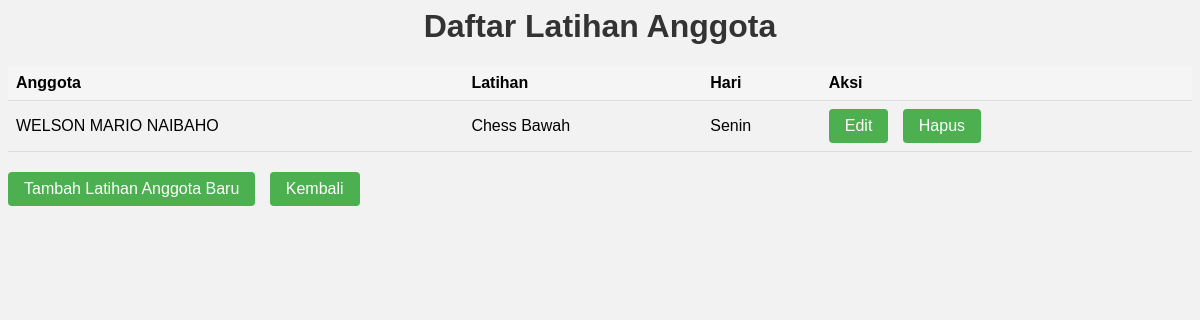
/views/latihan_anggota, run on the app's committed database.
### tables this page shows
CREATE TABLE `latihan_anggota` (
  `id_latihan_anggota` int(11) NOT NULL,
  `id_anggota` int(11) NOT NULL,
  `id_latihan` int(11) NOT NULL,
  `hari` enum('Senin','Selasa','Rabu','Kamis','Jumat') NOT NULL
);

CREATE TABLE `anggota` (
  `id_anggota` int(11) NOT NULL,
  `nama` varchar(50) NOT NULL,
  `jenis_kelamin` enum('Laki-laki','Perempuan') NOT NULL,
  `tanggal_lahir` date NOT NULL,
  `alamat` varchar(100) NOT NULL,
  `telepon` int(15) DEFAULT NULL
);

CREATE TABLE `latihan` (
  `id_latihan` int(11) NOT NULL,
  `nama` varchar(50) NOT NULL,
  `deskripsi` text NOT NULL,
  `nama_alat` varchar(100) NOT NULL
);

### models/Latihan_Anggota.php (called while the page is built, shortened)
<?php
class Latihan_Anggota {
    private $conn;
    public function __construct($conn) {
        $this->conn = $conn;
    }
    public function getAllLatihanAnggota() {
        $sql = "SELECT * FROM Latihan_Anggota lg JOIN latihan l ON lg.id_latihan = l.id_latihan JOIN anggota ag ON lg.id_anggota = ag.id_anggota";
        $result = $this->conn->query($sql);
        $latihan_anggota = [];
        if ($result->num_rows > 0) {
            while ($row = $result->fetch_assoc()) {
                $latihan_anggota[] = $row;
            }
        }
        return $latihan_anggota;
    }
}
?>

### models/Anggota.php (called while the page is built, shortened)
<?php
class Anggota
{
    private $conn;
    public function __construct($conn)
    {
        $this->conn = $conn;
    }
    public function getAnggotaById($id)
    {
        $sql = "SELECT * FROM Anggota WHERE id_anggota = '$id'";
        $result = $this->conn->query($sql);
        if ($result->num_rows === 1) {
            return $result->fetch_assoc();
        } else {
            return null;
        }
    }
}

### models/Latihan.php (called while the page is built, shortened)
<?php
class Latihan {
    private $conn;
    public function __construct($conn) {
        $this->conn = $conn;
    }
    public function getLatihanById($id) {
        $sql = "SELECT * FROM Latihan WHERE id_latihan = '$id'";
        $result = $this->conn->query($sql);
        if ($result->num_rows > 0) {
            $row = $result->fetch_assoc();
            return $row;
        } else {
            return null;
        }
    }
}

### views/latihan_anggota/index.php (the view, shortened to what this page needs)
<?php
require_once './../../koneksi.php';
require_once './../../models/Latihan_Anggota.php';
require_once './../../models/Anggota.php';
require_once './../../models/Latihan.php';
$latihanAnggotaModel = new Latihan_Anggota($conn);
$anggotaModel = new Anggota($conn);
$latihanModel = new Latihan($conn);
$latihanAnggotaList = $latihanAnggotaModel->getAllLatihanAnggota();
?>
<!DOCTYPE html>
<html>
<head>
</head>
<body>
    <h1>Daftar Latihan Anggota</h1>
    <table>
        <tr>
            <th>Anggota</th>
            <th>Latihan</th>
            <th>Hari</th>
            <th>Aksi</th>
        </tr>
        <?php foreach ($latihanAnggotaList as $latihanAnggota) {
            $id_anggota = $latihanAnggota['id_anggota'];
            $id_latihan = $latihanAnggota['id_latihan'];
            $anggota = $anggotaModel->getAnggotaById($id_anggota);
            $latihan = $latihanModel->getLatihanById($id_latihan);
            if ($anggota && $latihan) {
                $nama_anggota = $anggota['nama'];
                $nama_latihan = $latihan['nama'];
            } else {
                $nama_anggota = 'Tidak ditemukan';
                $nama_latihan = 'Tidak ditemukan';
            }
        ?>
            <tr>
                <td><?php echo $nama_anggota; ?></td>
                <td><?php echo $nama_latihan; ?></td>
                <td><?php echo $latihanAnggota['hari']; ?></td>
                <td>
                    <a href="edit.php?id=<?php echo $latihanAnggota['id_latihan_anggota']; ?>">Edit</a>
                    <a href="delete.php?id=<?php echo $latihanAnggota['id_latihan_anggota']; ?>"class="delete-link" onclick="return confirmDelete()">Hapus</a>
                </td>
            </tr>
        <?php } ?>
    </table>
    <a href="create.php">Tambah Latihan Anggota Baru</a>
    <a href="./../../index.php">Kembali</a>
</body>
</html>

### views/latihan_anggota/index.php (style rules this page uses)
body { font-family: Arial, sans-serif; background-color: #f2f2f2; background-image: url('./../../img/whitegym.jpg'); background-repeat: no-repeat; background-size: cover; }
h1 { color: #333; text-align: center; }
table { width: 100%; border-collapse: collapse; margin-bottom: 20px; }
th, td { padding: 8px; text-align: left; border-bottom: 1px solid #ddd; }
th { background-color: #f5f5f5; }
a { display: inline-block; background-color: #4CAF50; color: white; padding: 8px 16px; text-decoration: none; border-radius: 4px; margin-right: 10px; }

### data on the page
latihan_anggota: id_anggota.nama "WELSON MARIO NAIBAHO", id_latihan.nama "Chess Bawah", hari "Senin"
